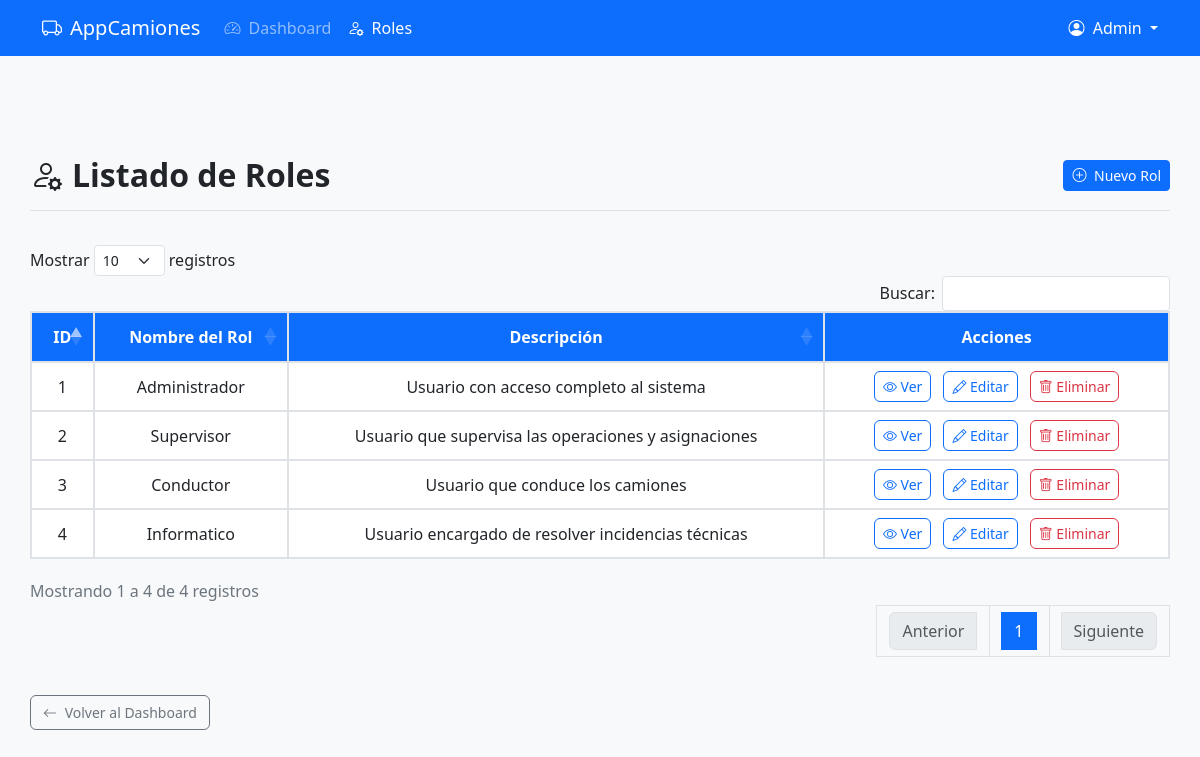
/views/roles/list.php (signed in), run on the app's committed database.
### tables this page shows
CREATE TABLE `roles` (
  `id_rol` int(11) NOT NULL,
  `nombre_rol` varchar(50) NOT NULL,
  `descripcion` varchar(255) DEFAULT NULL
);

### controllers/RolesController.php (called while the page is built, shortened)
<?php
require_once __DIR__ . '/../config/database.php';
require_once __DIR__ . '/../models/Roles.php';
class RolesController {
    private $rol;
    public function __construct() {
        $this->db = new Database();
        $this->rol = new Roles($this->db->connect());
    }
    public function getRolesModel() {
        return $this->rol;
    }
}

### config/database.php (called while the page is built, shortened)
<?php
class Database {
    private $host = 'localhost';
    private $db_name = 'proyecto_transportes';
    private $username = 'dmilanes';
    private $password = 'milanes1982*-';
    public function connect() {
        $this->conn = null;
        try {
            $this->conn = new PDO(
                "mysql:host=" . $this->host . ";dbname=" . $this->db_name,
                $this->username,
                $this->password
            );
            $this->conn->setAttribute(PDO::ATTR_ERRMODE, PDO::ERRMODE_EXCEPTION);
        } catch (PDOException $e) {
            die("Error de conexión: " . $e->getMessage());
        }
        return $this->conn;
    }
}
?>

### models/Roles.php (called while the page is built, shortened)
<?php
class Roles {
    private $conn;
    private $table_name = "roles";
    public function __construct($db) {
        $this->conn = $db;
    }
    public function read() {
        $query = "SELECT
                    id_rol,
                    nombre_rol,
                    descripcion
                  FROM " . $this->table_name . "
                  ORDER BY id_rol ASC";
        $stmt = $this->conn->prepare($query);
        $stmt->execute();
        return $stmt;
    }
}

### views/roles/list.php (the view, shortened to what this page needs)
<?php
require_once __DIR__ . '/../../controllers/RolesController.php';
$controller = new RolesController();
$rolModel = $controller->getRolesModel();
$stmt = $rolModel->read();
$roles = $stmt->fetchAll(PDO::FETCH_ASSOC);
?>
<!DOCTYPE html>
<html lang="es">
<head>
    <link href="https://cdn.jsdelivr.net/npm/bootstrap@5.3.0/dist/css/bootstrap.min.css" rel="stylesheet">
    <link href="https://cdn.jsdelivr.net/npm/bootstrap-icons@1.10.0/font/bootstrap-icons.css" rel="stylesheet">
    <link rel="stylesheet" type="text/css" href="https://cdn.datatables.net/1.11.5/css/dataTables.bootstrap5.min.css">
</head>
<body>
    <nav class="navbar navbar-expand-lg navbar-dark bg-primary fixed-top">
        <div class="container">
            <a class="navbar-brand" href="../auth/dashboard.php">
                <i class="bi bi-truck me-2"></i>AppCamiones
            </a>
            <div class="collapse navbar-collapse" id="navbarNav">
                <ul class="navbar-nav me-auto">
                    <li class="nav-item">
                        <a class="nav-link" href="../auth/dashboard.php"><i class="bi bi-speedometer2 me-1"></i> Dashboard</a>
                    </li>
                    <li class="nav-item">
                        <a class="nav-link active" href="list.php"><i class="bi bi-person-gear me-1"></i> Roles</a>
                    </li>
                </ul>
                <div class="d-flex">
                    <div class="dropdown">
                        <a class="nav-link dropdown-toggle text-white" href="#" id="navbarDropdown" role="button" data-bs-toggle="dropdown" aria-expanded="false">
                            <i class="bi bi-person-circle me-1"></i> <?php echo htmlspecialchars($_SESSION['user']['nombre']); ?>
                        </a>
                    </div>
                </div>
            </div>
        </div>
    </nav>
    <div class="main-container container">
        <div class="page-header">
            <div class="d-flex justify-content-between align-items-center">
                <h2 class="page-title">
                    <i class="bi bi-person-gear"></i> Listado de Roles
                </h2>
                <a href="add.php" class="btn btn-primary btn-sm">
                    <i class="bi bi-plus-circle me-1"></i> Nuevo Rol
                </a>
            </div>
        </div>
        <div class="table-container">
            <div class="table-responsive">
                <table id="rolesTable" class="table">
                    <thead>
                        <tr>
                            <th>ID</th>
                            <th>Nombre del Rol</th>
                            <th>Descripción</th>
                            <th class="text-center">Acciones</th>
                        </tr>
                    </thead>
                    <tbody>
                        <?php foreach ($roles as $rol): ?>
                            <tr>
                                <td><?php echo htmlspecialchars($rol['id_rol']); ?></td>
                                <td><?php echo htmlspecialchars($rol['nombre_rol']); ?></td>
                                <td><?php echo htmlspecialchars($rol['descripcion']); ?></td>
                                <td class="action-buttons text-center">
                                    <div class="d-flex gap-2 justify-content-center">
                                        <a href="view.php?id=<?php echo $rol['id_rol']; ?>" class="btn btn-outline-primary btn-action" title="Ver">
                                            <i class="bi bi-eye"></i> Ver
                                        </a>
                                        <a href="edit.php?action=editar&id=<?php echo $rol['id_rol']; ?>" class="btn btn-outline-primary btn-action" title="Editar">
                                            <i class="bi bi-pencil"></i> Editar
                                        </a>
                                        <a href="list.php?action=eliminar&id=<?php echo $rol['id_rol']; ?>"
                                           class="btn btn-outline-danger btn-action"
                                           title="Eliminar"
                                           onclick="return confirm('¿Estás seguro de eliminar este rol?')">
                                            <i class="bi bi-trash"></i> Eliminar
                                        </a>
                                    </div>
                                </td>
                            </tr>
                        <?php endforeach; ?>
                    </tbody>
                </table>
            </div>
        </div>
        <div class="mt-3">
            <a href="../auth/dashboard.php" class="btn btn-outline-secondary btn-back">
                <i class="bi bi-arrow-left me-1"></i> Volver al Dashboard
            </a>
        </div>
    </div>
</body>
</html>

### views/roles/list.php (style rules this page uses)
body { padding-top: 70px; background-color: #f8f9fa; display: flex; flex-direction: column; min-height: 100vh; }
.main-container { flex: 1; display: flex; flex-direction: column; justify-content: center; padding: 2rem 0; }
.page-header { padding: 1rem 0; margin-bottom: 1.5rem; border-bottom: 1px solid #dee2e6; }
.page-title { font-weight: 600; margin: 0; display: flex; align-items: center; color: #212529; }
.page-title i { margin-right: 10px; }
.action-buttons .btn { padding: 0.25rem 0.5rem; font-size: 0.875rem; }
.table-container { width: 100%; margin: 0 auto; margin-bottom: 20px; }
#rolesTable { border: 1px solid #dee2e6; margin-top: 20px; border-collapse: collapse; }
#rolesTable thead th { background-color: #0d6efd; color: white; border: 1px solid #dee2e6; padding: 12px 15px; vertical-align: middle; font-weight: 600; text-align: center; }
#rolesTable tbody td { padding: 8px 12px; vertical-align: middle; border: 1px solid #dee2e6; text-align: center; }
#rolesTable tbody tr:nth-child(even) { background-color: rgba(0,0,0,0.02); }
.btn-action { padding: 0.25rem 0.5rem; font-size: 0.875rem; margin: 0 2px; transition: all 0.2s; }
.btn-outline-primary { border-color: #0d6efd; color: #0d6efd; }
.btn-outline-danger { border-color: #dc3545; color: #dc3545; }
.btn-back { padding: 0.375rem 0.75rem; font-size: 0.875rem; display: inline-block; }

### data on the page
roles: id_rol "1", nombre_rol "Administrador", descripcion "Usuario con acceso completo al sistema"
roles: id_rol "2", nombre_rol "Supervisor", descripcion "Usuario que supervisa las operaciones y asignaciones"
roles: id_rol "3", nombre_rol "Conductor", descripcion "Usuario que conduce los camiones"
roles: id_rol "4", nombre_rol "Informatico", descripcion "Usuario encargado de resolver incidencias técnicas"

### other printed values
$_SESSION['user']['nombre'] "Admin"
